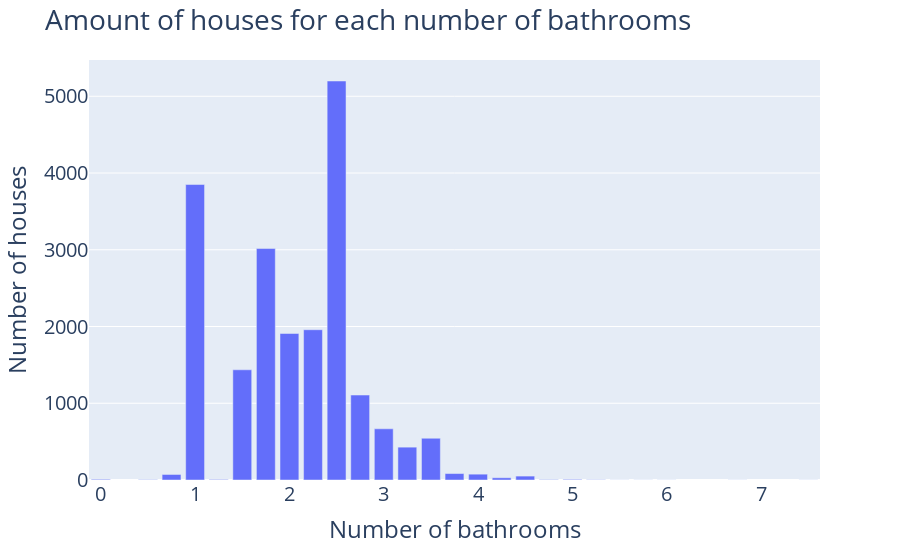

Notebook source saved alongside this figure:
### Markdown cell above
##### H5 confirmed
##### Value found: 43%
Houses with more than one bathrooms are, in average, about 43% more expensive'. Lets see how many houses there are in the portifolio for each amount of bathrooms.

### Code cell
bathrooms = data['bathrooms'].unique().tolist()
bath_count = data['bathrooms'].value_counts().to_frame().reset_index()
bath_count.columns = ['bathrooms','count']

fig = px.bar(bath_count, x = 'bathrooms', y = 'count')
fig.update_layout(
    font_size = 20,
    title = 'Amount of houses for each number of bathrooms',
    xaxis_title = 'Number of bathrooms',
    yaxis_title = 'Number of houses'
)
fig.show()

### Figure 1 — Plotly figure (JSON) as saved in the notebook; plotly's stock layout.template omitted (floating-point values rounded to 4 significant figures)
{"data": [{"alignmentgroup": "True", "hovertemplate": "bathrooms=%{x}<br>count=%{y}<extra></extra>", "legendgroup": "", "marker": {"color": "#636efa", "pattern": {"shape": ""}}, "name": "", "offsetgroup": "", "orientation": "v", "showlegend": false, "textposition": "auto", "type": "bar", "x": [2.5, 1, 1.75, 2.25, 2, 1.5, 2.75, 3, 3.5, 3.25, 3.75, 4, 0.75, 4.5, 4.25, 0, 5, 1.25, 4.75, 0.5, 5.25, 6, 5.5, 7.5, 6.75, 5.75], "xaxis": "x", "y": [5199, 3850, 3016, 1958, 1909, 1436, 1107, 667, 544, 428, 84, 76, 72, 51, 29, 9, 8, 7, 5, 4, 3, 1, 1, 1, 1, 1], "yaxis": "y"}], "layout": {"barmode": "relative", "font": {"size": 20}, "legend": {"tracegroupgap": 0}, "margin": {"t": 60}, "title": {"text": "Amount of houses for each number of bathrooms"}, "xaxis": {"anchor": "y", "domain": [0, 1], "title": {"text": "Number of bathrooms"}}, "yaxis": {"anchor": "x", "domain": [0, 1], "title": {"text": "Number of houses"}}}}
